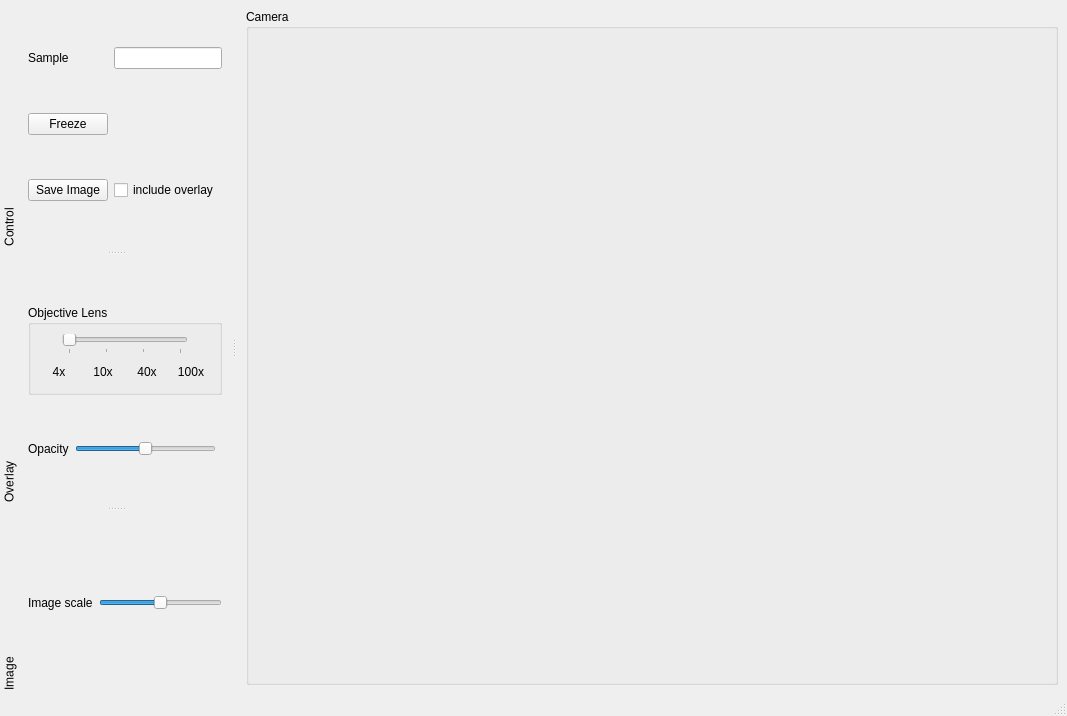
<?xml version="1.0" encoding="UTF-8"?>
<ui version="4.0">
 <class>MainWindow</class>
 <widget class="QMainWindow" name="MainWindow">
  <property name="geometry">
   <rect>
    <x>0</x>
    <y>0</y>
    <width>1067</width>
    <height>716</height>
   </rect>
  </property>
  <property name="windowTitle">
   <string>MainWindow</string>
  </property>
  <widget class="QWidget" name="centralwidget">
   <layout class="QGridLayout" name="gridLayout_2">
    <item row="0" column="0">
     <widget class="QGroupBox" name="groupBox">
      <property name="title">
       <string>Camera</string>
      </property>
      <layout class="QGridLayout" name="gridLayout"/>
     </widget>
    </item>
   </layout>
  </widget>
  <widget class="QMenuBar" name="menubar">
   <property name="geometry">
    <rect>
     <x>0</x>
     <y>0</y>
     <width>1067</width>
     <height>22</height>
    </rect>
   </property>
  </widget>
  <widget class="QStatusBar" name="statusbar"/>
  <widget class="QDockWidget" name="dockWidget">
   <property name="maximumSize">
    <size>
     <width>524287</width>
     <height>250</height>
    </size>
   </property>
   <property name="features">
    <set>QDockWidget::DockWidgetMovable|QDockWidget::DockWidgetVerticalTitleBar</set>
   </property>
   <property name="windowTitle">
    <string>Control</string>
   </property>
   <attribute name="dockWidgetArea">
    <number>1</number>
   </attribute>
   <widget class="QWidget" name="dockWidgetContents">
    <layout class="QGridLayout" name="gridLayout_7">
     <item row="2" column="0">
      <widget class="QLabel" name="label">
       <property name="text">
        <string>Sample</string>
       </property>
      </widget>
     </item>
     <item row="4" column="0">
      <widget class="QPushButton" name="freezeButton">
       <property name="text">
        <string>Freeze</string>
       </property>
      </widget>
     </item>
     <item row="5" column="0">
      <widget class="QPushButton" name="pushButton_2">
       <property name="text">
        <string>Save Image</string>
       </property>
      </widget>
     </item>
     <item row="2" column="1">
      <widget class="QLineEdit" name="sampleName"/>
     </item>
     <item row="5" column="1">
      <widget class="QCheckBox" name="includeOverlay">
       <property name="text">
        <string>include overlay</string>
       </property>
      </widget>
     </item>
    </layout>
   </widget>
  </widget>
  <widget class="QDockWidget" name="dockWidget_3">
   <property name="maximumSize">
    <size>
     <width>524287</width>
     <height>250</height>
    </size>
   </property>
   <property name="features">
    <set>QDockWidget::DockWidgetMovable|QDockWidget::DockWidgetVerticalTitleBar</set>
   </property>
   <property name="allowedAreas">
    <set>Qt::AllDockWidgetAreas</set>
   </property>
   <property name="windowTitle">
    <string>Overlay</string>
   </property>
   <attribute name="dockWidgetArea">
    <number>1</number>
   </attribute>
   <widget class="QWidget" name="dockWidgetContents_3">
    <layout class="QGridLayout" name="gridLayout_8">
     <item row="1" column="0">
      <widget class="QLabel" name="label_6">
       <property name="text">
        <string>Opacity</string>
       </property>
      </widget>
     </item>
     <item row="0" column="0" colspan="3">
      <widget class="QGroupBox" name="groupBox_3">
       <property name="maximumSize">
        <size>
         <width>16777215</width>
         <height>90</height>
        </size>
       </property>
       <property name="baseSize">
        <size>
         <width>0</width>
         <height>0</height>
        </size>
       </property>
       <property name="title">
        <string>Objective Lens</string>
       </property>
       <layout class="QGridLayout" name="gridLayout_3">
        <item row="2" column="2" colspan="2">
         <widget class="QLabel" name="label_4">
          <property name="text">
           <string>10x</string>
          </property>
          <property name="alignment">
           <set>Qt::AlignCenter</set>
          </property>
         </widget>
        </item>
        <item row="1" column="1" colspan="6">
         <widget class="QSlider" name="lensSlider">
          <property name="maximum">
           <number>3</number>
          </property>
          <property name="singleStep">
           <number>1</number>
          </property>
          <property name="pageStep">
           <number>1</number>
          </property>
          <property name="sliderPosition">
           <number>0</number>
          </property>
          <property name="orientation">
           <enum>Qt::Horizontal</enum>
          </property>
          <property name="tickPosition">
           <enum>QSlider::TicksBelow</enum>
          </property>
         </widget>
        </item>
        <item row="2" column="0" colspan="2">
         <widget class="QLabel" name="label_2">
          <property name="text">
           <string>4x</string>
          </property>
          <property name="alignment">
           <set>Qt::AlignCenter</set>
          </property>
         </widget>
        </item>
        <item row="2" column="4" colspan="2">
         <widget class="QLabel" name="label_3">
          <property name="text">
           <string>40x</string>
          </property>
          <property name="alignment">
           <set>Qt::AlignCenter</set>
          </property>
         </widget>
        </item>
        <item row="2" column="6" colspan="2">
         <widget class="QLabel" name="label_5">
          <property name="text">
           <string>100x</string>
          </property>
          <property name="alignment">
           <set>Qt::AlignCenter</set>
          </property>
         </widget>
        </item>
       </layout>
      </widget>
     </item>
     <item row="1" column="1">
      <widget class="QSlider" name="opacitySlider">
       <property name="maximum">
        <number>100</number>
       </property>
       <property name="value">
        <number>50</number>
       </property>
       <property name="orientation">
        <enum>Qt::Horizontal</enum>
       </property>
      </widget>
     </item>
    </layout>
   </widget>
  </widget>
  <widget class="QDockWidget" name="dockWidget_5">
   <property name="features">
    <set>QDockWidget::DockWidgetMovable|QDockWidget::DockWidgetVerticalTitleBar</set>
   </property>
   <property name="windowTitle">
    <string>Image</string>
   </property>
   <attribute name="dockWidgetArea">
    <number>1</number>
   </attribute>
   <widget class="QWidget" name="dockWidgetContents_5">
    <layout class="QGridLayout" name="gridLayout_5">
     <item row="1" column="2">
      <widget class="QLabel" name="label_7">
       <property name="text">
        <string>Image scale</string>
       </property>
      </widget>
     </item>
     <item row="1" column="3">
      <widget class="QSlider" name="scaleSlider">
       <property name="maximum">
        <number>100</number>
       </property>
       <property name="value">
        <number>50</number>
       </property>
       <property name="orientation">
        <enum>Qt::Horizontal</enum>
       </property>
      </widget>
     </item>
    </layout>
   </widget>
  </widget>
 </widget>
 <resources/>
 <connections>
  <connection>
   <sender>lensSlider</sender>
   <signal>valueChanged(int)</signal>
   <receiver>MainWindow</receiver>
   <slot>objectiveLensChanged(int)</slot>
   <hints>
    <hint type="sourcelabel">
     <x>56</x>
     <y>375</y>
    </hint>
    <hint type="destinationlabel">
     <x>112</x>
     <y>24</y>
    </hint>
   </hints>
  </connection>
  <connection>
   <sender>opacitySlider</sender>
   <signal>valueChanged(int)</signal>
   <receiver>MainWindow</receiver>
   <slot>overlayOpacityChanged(int)</slot>
   <hints>
    <hint type="sourcelabel">
     <x>119</x>
     <y>475</y>
    </hint>
    <hint type="destinationlabel">
     <x>339</x>
     <y>23</y>
    </hint>
   </hints>
  </connection>
  <connection>
   <sender>freezeButton</sender>
   <signal>clicked()</signal>
   <receiver>MainWindow</receiver>
   <slot>takeSnapshot()</slot>
   <hints>
    <hint type="sourcelabel">
     <x>52</x>
     <y>179</y>
    </hint>
    <hint type="destinationlabel">
     <x>564</x>
     <y>29</y>
    </hint>
   </hints>
  </connection>
  <connection>
   <sender>pushButton_2</sender>
   <signal>clicked()</signal>
   <receiver>MainWindow</receiver>
   <slot>saveImage()</slot>
   <hints>
    <hint type="sourcelabel">
     <x>30</x>
     <y>240</y>
    </hint>
    <hint type="destinationlabel">
     <x>725</x>
     <y>27</y>
    </hint>
   </hints>
  </connection>
 </connections>
 <slots>
  <slot>objectiveLensChanged(int)</slot>
  <slot>overlayOpacityChanged(int)</slot>
  <slot>takeSnapshot()</slot>
  <slot>saveImage()</slot>
 </slots>
</ui>
